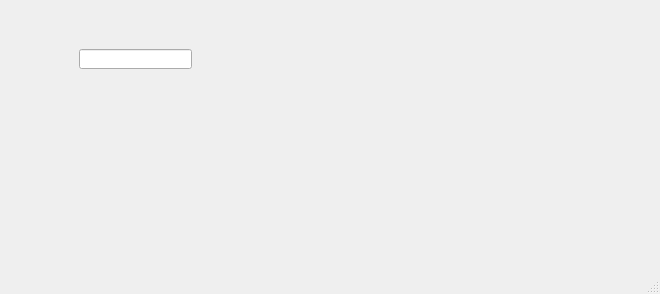
<?xml version="1.0" encoding="UTF-8"?>
<ui version="4.0">
 <class>MainWindow</class>
 <widget class="QMainWindow" name="MainWindow">
  <property name="geometry">
   <rect>
    <x>0</x>
    <y>0</y>
    <width>660</width>
    <height>294</height>
   </rect>
  </property>
  <property name="windowTitle">
   <string>MainWindow</string>
  </property>
  <widget class="QWidget" name="centralwidget">
   <layout class="QGridLayout" name="gridLayout">
    <item row="0" column="0">
     <widget class="QWidget" name="widget" native="true">
      <widget class="QLineEdit" name="lineEdit">
       <property name="geometry">
        <rect>
         <x>70</x>
         <y>40</y>
         <width>113</width>
         <height>20</height>
        </rect>
       </property>
      </widget>
     </widget>
    </item>
   </layout>
  </widget>
  <widget class="QMenuBar" name="menubar">
   <property name="geometry">
    <rect>
     <x>0</x>
     <y>0</y>
     <width>660</width>
     <height>18</height>
    </rect>
   </property>
  </widget>
  <widget class="QStatusBar" name="statusbar"/>
 </widget>
 <resources/>
 <connections>
  <connection>
   <sender>lineEdit</sender>
   <signal>textChanged(QString)</signal>
   <receiver>MainWindow</receiver>
   <slot>setWindowTitle(QString)</slot>
   <hints>
    <hint type="sourcelabel">
     <x>129</x>
     <y>84</y>
    </hint>
    <hint type="destinationlabel">
     <x>5</x>
     <y>94</y>
    </hint>
   </hints>
  </connection>
  <connection>
   <sender>lineEdit</sender>
   <signal>destroyed(QObject*)</signal>
   <receiver>MainWindow</receiver>
   <slot>update()</slot>
   <hints>
    <hint type="sourcelabel">
     <x>98</x>
     <y>76</y>
    </hint>
    <hint type="destinationlabel">
     <x>5</x>
     <y>157</y>
    </hint>
   </hints>
  </connection>
 </connections>
 <slots>
  <slot>spl(info)</slot>
 </slots>
</ui>
